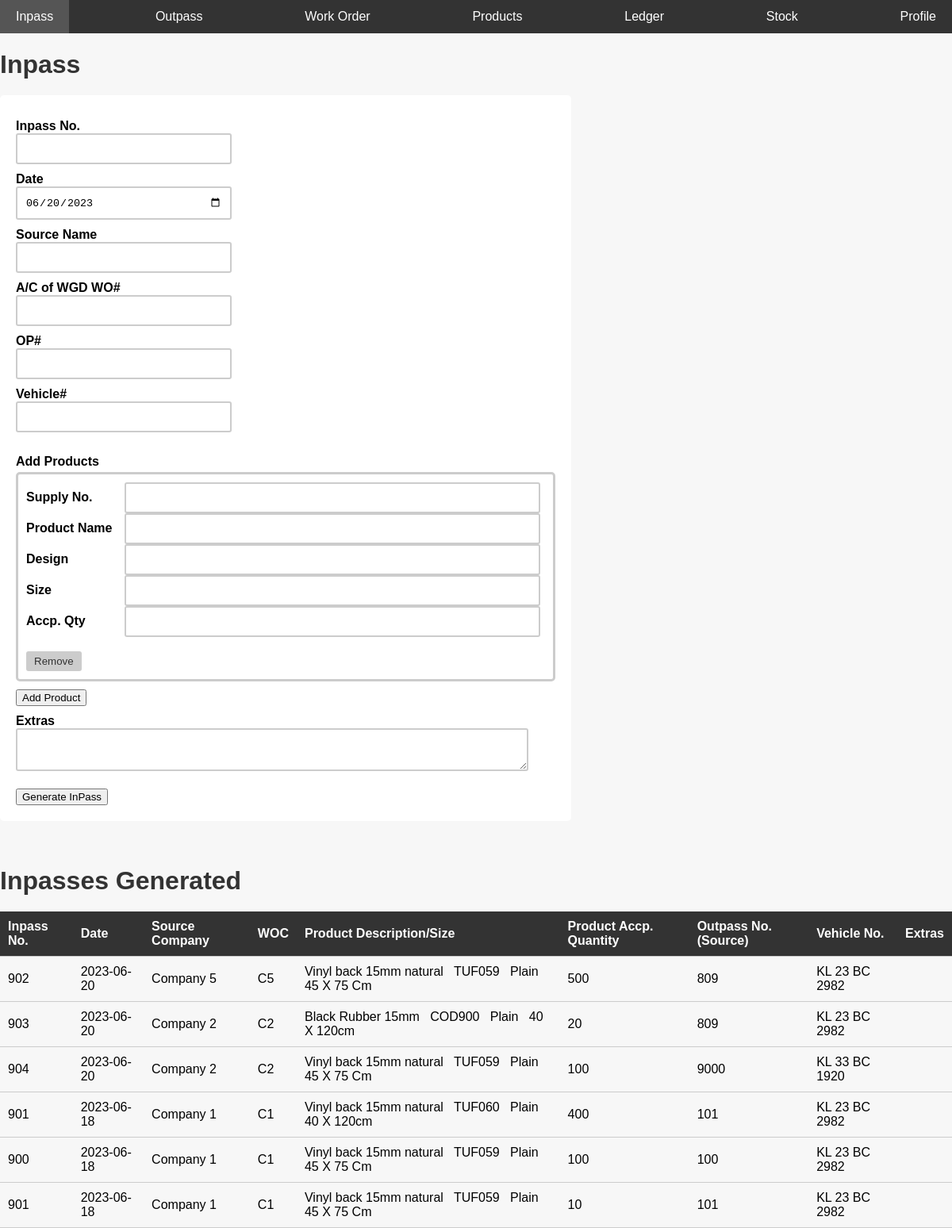
The page /inpass.php on the database its author committed.
### tables this page shows
CREATE TABLE IF NOT EXISTS `inpass` (
  `no` int NOT NULL AUTO_INCREMENT,
  `date` date NOT NULL,
  `source` varchar(125) NOT NULL,
  `woc` varchar(125) NOT NULL,
  `op` int NOT NULL,
  `vehicleno` varchar(50) NOT NULL,
  `extras` varchar(125) NOT NULL,
  `type` varchar(10) NOT NULL DEFAULT 'inpass',
  PRIMARY KEY (`no`)
);

CREATE TABLE IF NOT EXISTS `inpass_products` (
  `inpass_no` int NOT NULL,
  `product_name` varchar(50) NOT NULL,
  `product_code` varchar(25) NOT NULL,
  `product_design` varchar(50) NOT NULL,
  `product_size` varchar(25) NOT NULL,
  `product_qty` int NOT NULL
);

### inpass.php (the view, shortened to what this page needs)
<?php
include 'conn.php';
include 'nav.php';
?>
<?php
$sql4 = "select * from inpass,inpass_products where inpass.no = inpass_products.inpass_no order by date desc";
$retval3 = mysqli_query($conn, $sql4);
?>
<html>
<link rel="stylesheet" href="css/inpass.css">
<head>
</head>
<body>
    <div>
        <div class="formdiv">
            <h1>Inpass</h1>
            <form name="ip" method="post" action="">
                <label for="ipno">Inpass No.</label>
                <input type="text" required name="ipno">
                <label for="date">Date</label>
                <input type="date" required name="date" id="today_date">
                <label>Source Name</label>
                <input list="companylist" required name="source" id="source_name">
                 <br>
                <label for="woc">A/C of WGD WO#</label>
                <input type="text" required name="woc" id="company_code"> <br>
                <label for="opno">OP#</label>
                <input type="text" required name="opno"> <br>
                <label for="vechicle">Vehicle#</label>
                <input type="text" required name="vehicle"> <br> <br>
                <label>Add Products</label>
                <div class="divider1"></div>
                <div id="product_fields">
                </div>
                <button type="button" id="add_product_field">Add Product</button>
                <br>
                <label for="extras">Extras</label>
                <textarea id="extras" name="extras"></textarea> <br> <br>
                <button type="submit" name="ip">Generate InPass</button>
            </form>
            <br><br>
        </div>
    </div>
    <div>
        <h1>Inpasses Generated</h1>
        <table style="border-spacing: 30px;">
            <thead>
                <th>
                    Inpass No.
                </th>
                <th>
                    Date
                </th>
                <th>
                    Source Company
                </th>
                <th>
                    WOC
                </th>
                <th>
                    Product Description/Size
                </th>
                <th>
                    Product Accp. Quantity
                </th>
                <th>
                    Outpass No.(Source)
                </th>
                <th>
                    Vehicle No.
                </th>
                <th>
                    Extras
                </th>
            </thead>
            <tbody>
                <tr>
                    <?php
                    while ($row = $retval3->fetch_assoc()) {
                        if (!empty($row)) {
                            echo "
                    <tr>
                    <td>
                    {$row['no']}
                    </td>
                    <td>
                    {$row['date']}
                    </td>
                    <td>
                    {$row['source']}
                    </td>
                    <td>
                    {$row['woc']}
                    </td>
                    <td>
                    {$row['product_name']}
                    &nbsp;
                    {$row['product_code']}
                    &nbsp;
                    {$row['product_design']}
                    &nbsp;
                    {$row['product_size']}
                    </td>
                    <td>
                    {$row['product_qty']}
                    </td>
                    <td>
                    {$row['op']}
                    </td>
                    <td>
                    {$row['vehicleno']}
                    </td>
                    <td>
                    {$row['extras']}
                    </td>
                    </tr>
                    ";
                        }
                    }
                    ?>
                </tr>
            </tbody>
        </table>
    </div>
</body>
</html>

### css/inpass.css (style rules this page uses)
body { font-family: Arial, sans-serif; background-color: #f7f7f7; margin: 0; padding: 0px; }
h1 { color: #333; margin-bottom: 20px; }
form { background-color: #fff; padding: 20px; border-radius: 5px; }
label { font-weight: bold; display: block; margin-top: 10px; }
input, input[type="text"], input[type="date"], textarea { width: 40%; padding: 10px; border: 2px solid #ccc; border-radius: 3px; box-sizing: border-box; }
table { width: 100%; border-collapse: collapse; margin-top: 20px; }
th, td { padding: 10px; border-bottom: 1px solid #ccc; text-align: left; }
th { background-color: #333; color: #fff; }
.product_field input,textarea { width: 80%; }
#extras { width: 95%; }
.divider1 { height: 4px; }
.formdiv { width: 60%; }

### nav.php (style rules this page uses)
body { margin: 0; padding: 0; font-family: Arial, sans-serif; }

### rows shown on the page
inpass: no "902", date "2023-06-20", source "Company 5", woc "C5", inpass_products.product_name "Vinyl back 15mm natural", inpass_products.product_code "TUF059", inpass_products.product_design "Plain", inpass_products.product_size "45 X 75 Cm", inpass_products.product_qty "500", op "809", vehicleno "KL 23 BC 2982"
inpass: no "903", date "2023-06-20", source "Company 2", woc "C2", inpass_products.product_name "Black Rubber 15mm", inpass_products.product_code "COD900", inpass_products.product_design "Plain", inpass_products.product_size "40 X 120cm", inpass_products.product_qty "20", op "809", vehicleno "KL 23 BC 2982"
inpass: no "904", date "2023-06-20", source "Company 2", woc "C2", inpass_products.product_name "Vinyl back 15mm natural", inpass_products.product_code "TUF059", inpass_products.product_design "Plain", inpass_products.product_size "45 X 75 Cm", inpass_products.product_qty "100", op "9000", vehicleno "KL 33 BC 1920"
inpass: no "901", date "2023-06-18", source "Company 1", woc "C1", inpass_products.product_name "Vinyl back 15mm natural", inpass_products.product_code "TUF060", inpass_products.product_design "Plain", inpass_products.product_size "40 X 120cm", inpass_products.product_qty "400", op "101", vehicleno "KL 23 BC 2982", inpass_products.product_code "TUF059", inpass_products.product_size "45 X 75 Cm", inpass_products.product_qty "10"
inpass: no "900", date "2023-06-18", source "Company 1", woc "C1", inpass_products.product_name "Vinyl back 15mm natural", inpass_products.product_code "TUF059", inpass_products.product_design "Plain", inpass_products.product_size "45 X 75 Cm", inpass_products.product_qty "100", op "100", vehicleno "KL 23 BC 2982"
